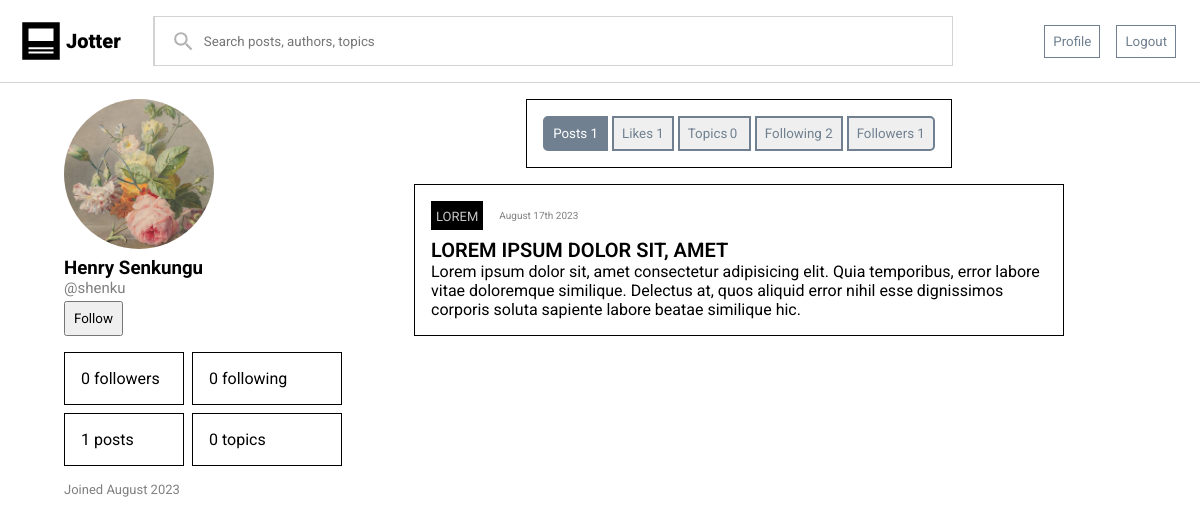
The page /accounts/profile/shenku/ (signed in) on the database its author committed.
### accounts/models.py (models this page shows, shortened)
class CustomUser(AbstractUser):
    bio = models.TextField(max_length=500, blank=True)
    following = models.ManyToManyField('self', blank=True, symmetrical=False, related_name="followers", through='FollowerRelation')
    socialLinks = models.TextField(blank=True)
    topics = models.ManyToManyField(Topic, blank=True, related_name='subscribers')
    def __str__(self):
        return self.username

### blog/models.py (models this page shows, shortened)
class Post(models.Model):
    uuid = models.UUIDField(default=uuid4, auto_created=True)
    author = models.ForeignKey(settings.AUTH_USER_MODEL, on_delete=models.CASCADE)
    topic = models.ForeignKey(Topic, on_delete=models.CASCADE, null=True, blank=True)
    title = models.CharField(max_length=150, null=True, blank=True)
    text = models.TextField(null=True, blank=True)
    dateAdded = models.DateTimeField(auto_now_add=True)
    slug = models.SlugField(null=False)
    tags = models.CharField(max_length=50, null=True, blank=True)
    likes = models.ManyToManyField(settings.AUTH_USER_MODEL, through='LikeRelation', related_name='likedPosts')
    draft = models.BooleanField(default=False)
    class Meta:
        ordering = ('-dateAdded',)

class Topic(models.Model):
    title = models.CharField(max_length=25)
    uuid = models.UUIDField(default=uuid4)
    def __str__(self):
        return self.title

### accounts/views.py (the view)
# urls.py: path('profile/<str:username>/', Profile.as_view(), name="profile"),
@method_decorator(login_required, name="dispatch")
class Profile(DetailView):
    model = CustomUser
    slug_field = 'username'
    slug_url_kwarg = 'username'
    template_name = 'registration/profile.html'
    def get(self, request, *args, **kwargs):
        profile = super(Profile, self).get_object()
        posts = profile.post_set.all()
        comments = profile.comment_set.all()
        topics = profile.topics.all()
        followers = profile.followers.all()
        following = profile.following.all()
        likedPosts = profile.likedPosts.all()
        follow = False
        if request.user in profile.followers.all():
            follow = True
        context = {'profile': profile, 'posts': posts, 'comments': comments, 'topics': topics, 'likedPosts': likedPosts,'follow': follow, 'associates': {'followers': followers, 'following': following}}
        return render(request, self.template_name, context)

### accounts/templates/registration/profile.html (shortened to what this page needs)
{% extends "blog/base.html" %}
{% load static %}
{% block staticfiles %}
<link rel="stylesheet" href="{% static 'blog/css/blogPost.css' %}">
<link rel="stylesheet" href="{% static 'accounts/css/profile.css' %}">
<link rel="stylesheet" href="{% static 'accounts/css/topicTab.css' %}">
<link rel="stylesheet" href="{% static 'accounts/css/profileTab.css' %}">
{% endblock staticfiles %}
{% block content %}
<div class="profile">
    <div class="sidebar">
        <div class="profileImage"></div>
        <h3 class="name">{{ profile.get_full_name }}</h3>
        <p class="handle">@{{ profile.username }}</p>
        {% if request.user != profile %}
        {% if follow %}
        <button class="unfollow">Unfollow</button>
        {% else %}
        <button class="follow">Follow</button>
        {% endif %}
        {% endif %}
        <div class="stats">
            <div class="followers">{{ followers|length }} followers</div>
            <div class="following">{{ following|length }} following</div>
            <div class="posts">{{ posts|length }} posts</div>
            <div class="topics">{{ topics|length }} topics</div>
        </div>
        <div class="joined">Joined {{ profile.date_joined|date:"F o" }}</div>
    </div>
    <div class="main">
        <div class="profileNavbar">
            <ul>
                <li>
                    <button class="posts selected">
                        Posts
                        <span class="badge">{{ posts|length }}</span>
                    </button>
                </li>
                <li>
                    <button class="likedPosts">
                        Likes
                        <span class="badge">{{ likedPosts|length }}</span>
                    </button>
                </li>
                <li>
                    <button class="topics">
                        Topics
                        <span class="badge">{{ topics|length }}</span>
                    </button>
                </li>
                <li>
                    <button class="following">
                        Following
                        <span class="badge">{{ associates.following|length }}</span>
                    </button>
                </li>
                <li>
                    <button class="followers">
                        Followers
                        <span class="badge">{{ associates.followers|length }}</span>
                    </button>
                </li>
            </ul>
        </div>
        <div class="content">
            <div class="posts">
                {% for post in posts %}
                {% include 'blog/blogPost.html' %}
                {% empty %}
                <div class="empty-image">
                    <div class="empty"></div>
                </div>
                {% endfor %}
            </div>
        </div>
    </div>
</div>
{% endblock content %}

### blog/templates/blog/blogPost.html
{% load static %}
<div class="post">
    <div class="header">
        <div class="topic"><a href="{% url 'blog:topicDetail' post.topic.uuid %}">{{ post.topic|upper }}</a></div>
        <div class="time">{{ post.dateAdded|date:"F jS o" }}</div>
    </div>
    <div class="title"><a href="{% url 'blog:postDetail' post.slug %}">{{ post.title|upper }}</a></div>
    <div class="content">{{ post.text|truncatewords:70 }}</div>
</div>

### blog/static/blog/css/base.css (style rules this page uses)
* { margin: 0; box-sizing: border-box; font-family: 'Roboto', sans-serif; }
body { width: 100vw; height: 100vh; }
a { text-decoration: none; color: black; }
.main { padding: 8px 64px; width: 100%; height: 100%; }

### blog/static/blog/css/blogPost.css (style rules this page uses)
.post { border: 1px solid black; display: flex; flex-direction: column; margin: 8px; padding: 16px; }
.post > .header { display: flex; flex-direction: row; gap: 16px; margin-bottom: 8px; align-items: center; }
.title { font-weight: 600; font-size: 20px; }
.topic { border: 1px solid black; padding: 4px; background-color: black; }
.topic a { color: rgb(197, 197, 197); font-size: 13px; }
.time { font-size: 10px; color: grey; }

### accounts/static/accounts/css/profile.css (style rules this page uses)
.profile { display: flex; flex-direction: row; width: 100%; height: 100%; }
.profileImage { background-image: url('../img/profile.jpg'); background-position: center; background-size: cover; width: 150px; height: 150px; border-radius: 50%; margin: 8px 0; }
.handle { font-size: 15px; color: grey; }
.stats { margin: 16px 0; display: grid; grid-template-columns: 120px 150px; gap: 8px; }
.stats > * { border: 1px solid black; padding: 16px; }
.joined { font-size: 13px; color: grey; }
.main, .profile .content { width: 100%; height: 100%; }
.main ul { list-style-type: none; display: flex; flex-direction: row; gap: 4px; border: 1px solid black; padding: 16px; }
ul > li > button { border-radius: 0; border: 2px solid slategray; color: slategray; }
ul > li:first-child > button { border-radius: 5px 0 0 5px; }
ul > li:last-child > button { border-radius: 0 5px 5px 0; }
.profileNavbar { display: flex; flex-direction: row; justify-content: center; margin-bottom: 16px; }
.profileNavbar button { padding: 8px; transition: background-color 0.3s ease-in-out; }
button.selected { background-color: slategray; color: white; border: 2px solid slategray; }
.topics { display: grid; grid-template-columns: 50% 50%; gap: 6px; width: 100%; height: 100%; }
button.unfollow, button.follow { padding: 8px; margin-top: 4px; }

### accounts/static/accounts/css/profileTab.css (style rules this page uses)
* { box-sizing: border-box; }

### rows shown on the page
CustomUser: get_full_name "Henry Senkungu", username "shenku", date_joined "August 2023"
Post: topic "LOREM", dateAdded "August 17th 2023", title "LOREM IPSUM DOLOR SIT, AMET", text "Lorem ipsum dolor sit, amet consectetur adipisicing elit. Quia temporibus, error labore vitae doloremque similique. Delectus at, quos aliquid error nihil esse dignissimos corporis soluta sapiente labore beatae similique hic."

### other values the page prints
{{ followers|length }} "0"
{{ following|length }} "0"
{{ posts|length }} "1"
{{ topics|length }} "0"
{{ likedPosts|length }} "1"
{{ associates.following|length }} "2"
{{ associates.followers|length }} "1"
